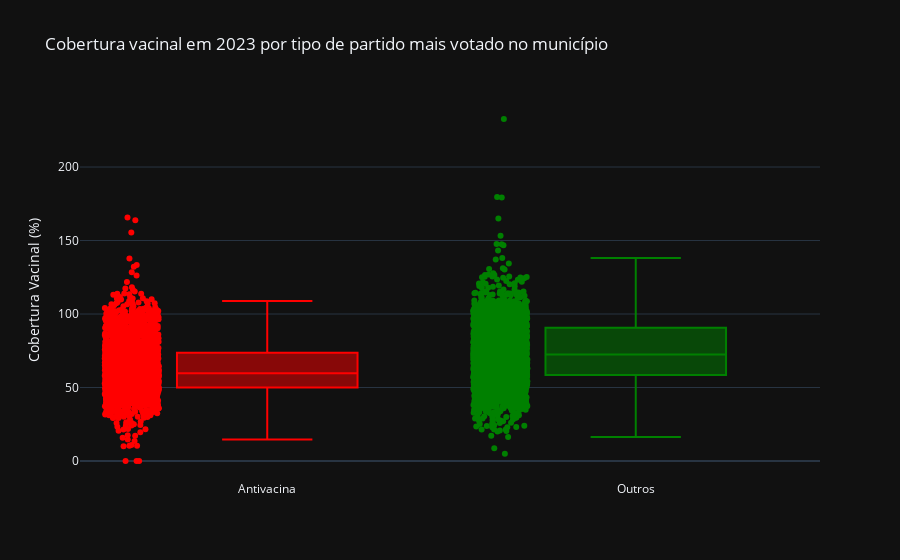

Write notebook code for a chart like this one.
### Code cell
# Traduz booleanos para rótulos mais amigáveis
df['Partido_Antivacina'] = df['ANTIVACINA'].map({True: 'Antivacina', False: 'Outros'})

fig = px.box(
    df,
    x='Partido_Antivacina',
    y='COBERTURA_VACINAL',
    color='Partido_Antivacina',
    hover_data=['MUNICIPIO', 'SG_PARTIDO'],
    title='Cobertura vacinal em 2023 por tipo de partido mais votado no município',
    labels={'COBERTURA_VACINAL': 'Cobertura Vacinal (%)', 'Partido_Antivacina': '', 'MUNICIPIO': 'Município'},
    points="all",  # mostra os pontos individuais
    color_discrete_map={'Antivacina': 'red', 'Outros': 'green'}
)

fig.update_layout(showlegend=False)
fig.show()

### Figure 1 — Plotly figure (JSON) as saved in the notebook; plotly's stock layout.template omitted (floating-point values rounded to 4 significant figures; data arrays with more than 128 entries replaced by an {"elided": "..."} marker saying what was removed)
{"data": [{"alignmentgroup": "True", "boxpoints": "all", "customdata": {"elided": "2296x2 str values"}, "hovertemplate": "=%{x}<br>Cobertura Vacinal (%)=%{y}<br>Município=%{customdata[0]}<br>SG_PARTIDO=%{customdata[1]}<extra></extra>", "legendgroup": "Antivacina", "marker": {"color": "red"}, "name": "Antivacina", "notched": false, "offsetgroup": "Antivacina", "orientation": "v", "showlegend": true, "x": {"elided": "2296 str values"}, "x0": " ", "xaxis": "x", "y": {"elided": "2296 float values"}, "y0": " ", "yaxis": "y", "type": "box"}, {"alignmentgroup": "True", "boxpoints": "all", "customdata": {"elided": "3206x2 str values"}, "hovertemplate": "=%{x}<br>Cobertura Vacinal (%)=%{y}<br>Município=%{customdata[0]}<br>SG_PARTIDO=%{customdata[1]}<extra></extra>", "legendgroup": "Outros", "marker": {"color": "green"}, "name": "Outros", "notched": false, "offsetgroup": "Outros", "orientation": "v", "showlegend": true, "x": {"elided": "3206 str values"}, "x0": " ", "xaxis": "x", "y": {"elided": "3206 float values"}, "y0": " ", "yaxis": "y", "type": "box"}], "layout": {"xaxis": {"anchor": "y", "domain": [0.0, 1.0], "title": {"text": ""}, "categoryorder": "array", "categoryarray": ["Antivacina", "Outros"]}, "yaxis": {"anchor": "x", "domain": [0.0, 1.0], "title": {"text": "Cobertura Vacinal (%)"}}, "legend": {"title": {"text": ""}, "tracegroupgap": 0}, "title": {"text": "Cobertura vacinal em 2023 por tipo de partido mais votado no município"}, "boxmode": "overlay", "showlegend": false}}
